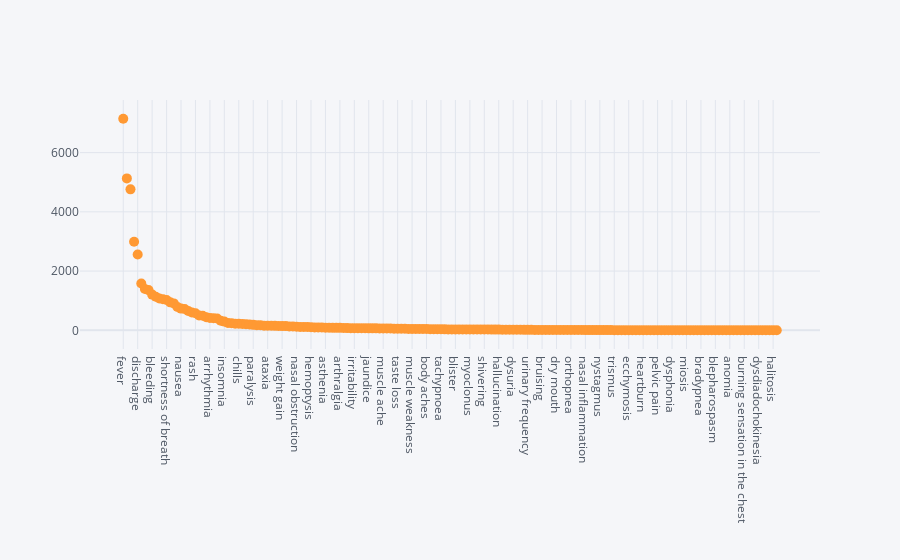

The notebook cell saved with this chart:
### Markdown cell above
### Visualization of symptom counts

### Code cell
sym_df.iplot(kind='scatter',y='Counts',mode='markers',size=10)

### Figure 1 — Plotly figure (JSON) as saved in the notebook; plotly's stock layout.template omitted (floating-point values rounded to 4 significant figures; data arrays with more than 128 entries replaced by an {"elided": "..."} marker saying what was removed)
{"data": [{"line": {"color": "rgba(255, 153, 51, 1.0)", "dash": "solid", "shape": "linear", "width": 1.3}, "marker": {"size": 10, "symbol": "circle"}, "mode": "markers", "name": "Counts", "text": "", "type": "scatter", "x": {"elided": "182 str values"}, "y": {"elided": "182 int values"}}], "layout": {"legend": {"bgcolor": "#F5F6F9", "font": {"color": "#4D5663"}}, "paper_bgcolor": "#F5F6F9", "plot_bgcolor": "#F5F6F9", "title": {"font": {"color": "#4D5663"}}, "xaxis": {"gridcolor": "#E1E5ED", "showgrid": true, "tickfont": {"color": "#4D5663"}, "title": {"font": {"color": "#4D5663"}, "text": ""}, "zerolinecolor": "#E1E5ED"}, "yaxis": {"gridcolor": "#E1E5ED", "showgrid": true, "tickfont": {"color": "#4D5663"}, "title": {"font": {"color": "#4D5663"}, "text": ""}, "zerolinecolor": "#E1E5ED"}}}
